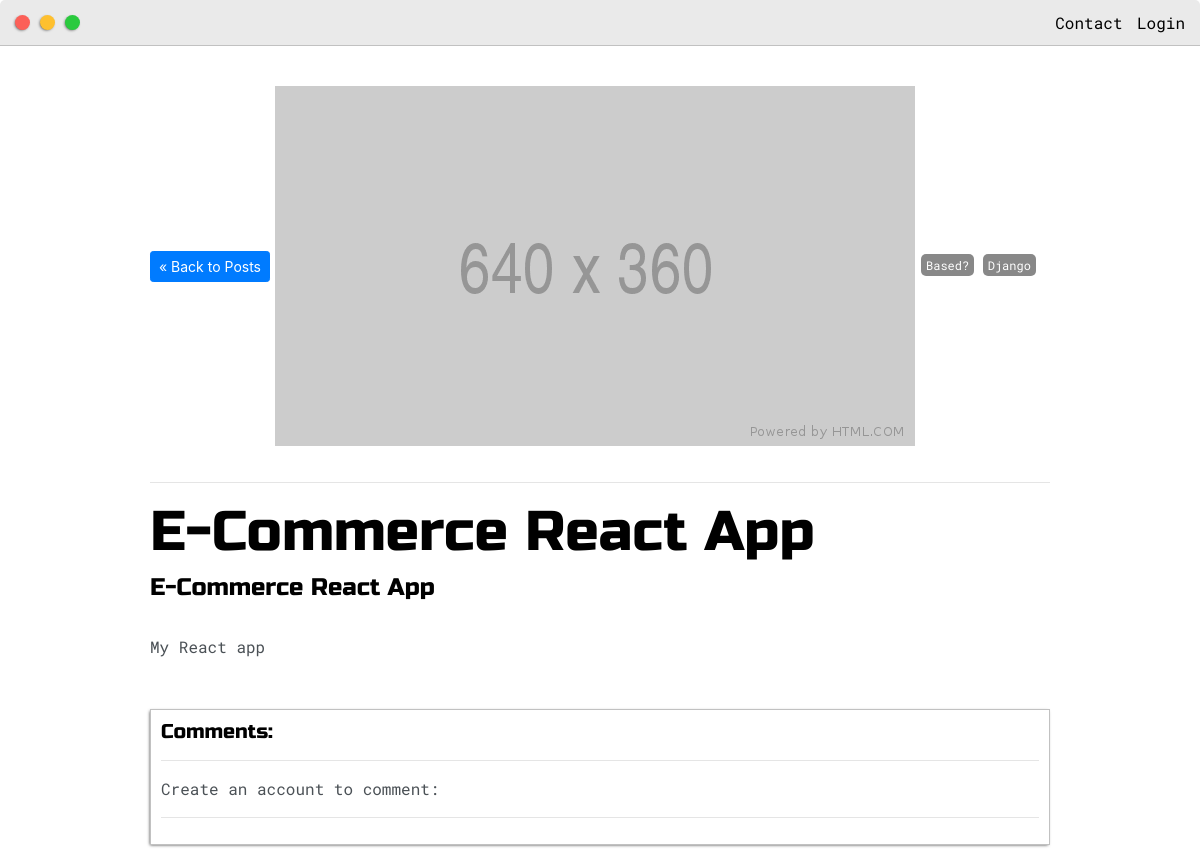
Screenshot of /post/3/ with the database file from the repository.
### base/models.py (models this page shows, shortened)
class Post(models.Model):
    title = models.CharField(max_length=200)
    sub_title = models.CharField(max_length=200)
    body = RichTextField(null=True, blank=True)
    created = models.DateTimeField(auto_now_add=True)
    featured = models.BooleanField(default=False)
    active = models.BooleanField(default=False)
    thumbnail = models.ImageField(null=True, blank=None, upload_to="images", default="placeholder.png")
    tags = models.ManyToManyField(Tag, null=True)
    slug = models.SlugField(null=True, blank=True)

class Tag(models.Model):
    name = models.CharField(max_length=50)
    def __str__(self):
        return self.name

### base/views.py (the view)
# urls.py: path('post/<slug:slug>/', views.post, name="post"),
def post(request, slug):
    post = Post.objects.get(id=slug)
    context = {'post':post}
    return render(request,'base/post.html', context)

### base/templates/base/post.html (shortened to what this page needs)
{% extends 'base/main.html' %}
{% load static %}
{% block content %}
<div class="post-container">
	<a class="btn btn-sm btn-primary" href="{% url 'posts' %}">&laquo Back to Posts</a>
	<img class="featured_image" src="{{post.thumbnail.url}}">
	{% for tag in post.tags.all %}
		<span class="tag">{{tag}}</span>
	{% endfor %}
	<hr>
	<h1>{{post.title}}</h1>
	<h4>{{post.sub_title}}</h4>
	<br>
	<p>{{post.body|safe}}</p>
	<div class="comments-wrapper">
		<h5>Comments: {{post.postcomment_set.all.count}}</h5>
		<hr>
		{% if request.user.is_authenticated %}
		<form action="" method="POST">
			{% csrf_token %}
			<textarea required class="form-control" placeholder="Leave a comment..." name="comment"></textarea>
			<br>
			<input class="btn btn-info" type="submit" value="Submit">
		</form>
		{% else %}
			<p>Create an account to comment:</p>
		{% endif %}
		<hr>
	</div>
</div>
{% endblock content %}

### static/css/default.css (style rules this page uses)
:root { --mainColor:#eaeaea; --secondaryColor:#fff; --borderColor:#c1c1c1; --mainText:black; --secondaryText:#4b5156; --themeDotBorder:#24292e; --previewBg:rgb(251, 249, 243, 0.8); --previewShadow:#f0ead6; --buttonColor:black; }
html, body { padding: 0; margin: 0; scroll-behavior: smooth; }
body * { transition: 0.3s; }
h1, h2, h3, h4, h5, h6, strong { color: var(--mainText); font-family: 'Russo One', sans-serif; font-weight: 500; }
p, li, span, label, input, textarea { color: var(--secondaryText); font-family: 'Roboto Mono', monospace; }
a { text-decoration: none; color:#17a2b8; }
h1 { font-size: 56px; }
h4 { font-size: 24px; }
h5 { font-size: 20px; }
.tag { display:inline-block; color:#fff; background-color: #888; border-radius: 5px; margin: 2px; padding: 2px 5px; font-size: 12px; }

### base/templates/base/post.html (style rules this page uses)
img { max-width: 100%; object-fit: cover; }
.featured_image { margin-top: 20px; margin-bottom: 20px; }
.post-container { width: 900px; margin: 0 auto; padding-top: 20px; padding-bottom: 20px; }
.comments-wrapper { margin-top: 50px; padding: 10px; border:1px solid var(--borderColor); -webkit-box-shadow: -1px 1px 3px -1px rgba(0,0,0,0.75); -moz-box-shadow: -1px 1px 3px -1px rgba(0,0,0,0.75); box-shadow: -1px 1px 3px -1px rgba(0,0,0,0.75); }

### rows the page displays
Post: thumbnail (placeholder picture), title "E-Commerce React App", sub_title "E-Commerce React App", body "My React app"
Tag: name "Based?"
Tag: name "Django"
